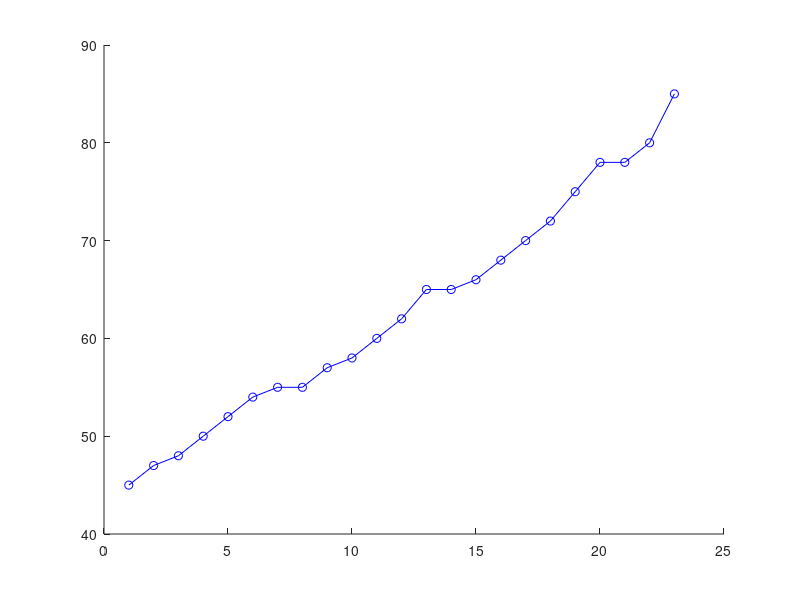

MATLAB code to generate this figure: (Note: this script raises an error after producing the figure.)
% Given data
data = [45,47,48,50,52,54,55,55,57,58,60,62,65,65,66,68,70,72,75,78,78,80,85];
% Calculate mean, median, and mode 
mean_value = mean(data); 
median_value = median(data); 
mode_value = mode(data); 
% Display the results
disp(['Mean: ', num2str(mean_value)]); 
disp(['Median: ', num2str(median_value)]); 
disp(['Mode: ', num2str(mode_value)]); % Plot the data 
figure; 
hold on; 
% Plot the data points
plot(data, 'bo-', 'DisplayName', 'Data'); 
% Plot mean 
yline(mean_value, 'r--', 'LineWidth', 2, 'DisplayName', ['Mean: ', num2str(mean_value)]);
% Plot median
yline(median_value, 'g-.', 'LineWidth', 2, 'DisplayName', ['Median: ', num2str(median_value)]); 
% Plot mode 
yline(mode_value, 'm-', 'LineWidth', 2, 'DisplayName', ['Mode: ', num2str(mode_value)]); % Enhance plot 
title('Mean, Median, and Mode of Data'); 
xlabel('Index'); 
ylabel('Value'); 
legend show; 
grid on; 
hold off;
